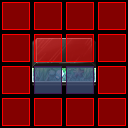

A 2D game scene composited from a Tiled map and its tileset images. What follows is a short description and the map's XML, with each tile layer's data collapsed to a summary:
An orthogonal 4x4 tile map with 32x32 px tiles, 4 tile layers (statics, collision, lights, buffer), 1 hidden layer not drawn, 7 tilesets.

<map version="1.0" orientation="orthogonal" width="4" height="4" tilewidth="32" tileheight="32">
 <tileset firstgid="1" name="furniture-modern" tilewidth="32" tileheight="32">
  <image source="../maps/graphics/tiles/furniture-modern.png" width="512" height="512" />
 </tileset>
 <tileset firstgid="257" name="furniture-placement" tilewidth="32" tileheight="32">
  <image source="../maps/graphics/tiles/furniture-placement.png" width="64" height="64" />
  <tile id="2">
   <properties>
    <property name="constraint" value="ground" />
   </properties>
  </tile>
  <tile id="3">
   <properties>
    <property name="constraint" value="wall" />
   </properties>
  </tile>
 </tileset>
 <tileset firstgid="261" name="collision" tilewidth="32" tileheight="32">
  <image source="../maps/graphics/tiles/collision.png" width="64" height="64" />
  <tile id="0">
   <properties>
    <property name="collision" value="short" />
   </properties>
  </tile>
  <tile id="2">
   <properties>
    <property name="transient" value="" />
   </properties>
  </tile>
 </tileset>
 <tileset firstgid="265" name="modern-activators" tilewidth="32" tileheight="32">
  <image source="../image-atlases/modern-activators.png" width="64" height="64" />
 </tileset>
 <tileset firstgid="269" name="lab-tiles" tilewidth="32" tileheight="32">
  <image source="../image-atlases/lab-tiles.png" width="512" height="512" />
 </tileset>
 <tileset firstgid="525" name="future-obj4" tilewidth="32" tileheight="32">
  <image source="../image-atlases/future-obj4.png" width="512" height="512" />
 </tileset>
 <tileset firstgid="781" name="future-obj1" tilewidth="32" tileheight="32">
  <image source="../image-atlases/future-obj1.png" width="512" height="512" />
 </tileset>
 <layer name="statics" width="4" height="4">
  <data>[16 cells, 4 non-empty, 4 distinct tile ids]</data>
 </layer>
 <layer name="constraints" width="4" height="4" visible="0">
  <data>[16 cells, 2 non-empty, 1 distinct tile ids]</data>
 </layer>
 <layer name="collision" width="4" height="4">
  <data>[16 cells, 2 non-empty, 1 distinct tile ids]</data>
 </layer>
 <layer name="lights" width="4" height="4">
  <properties>
   <property name="b" value="1" />
   <property name="g" value=".2" />
   <property name="r" value=".15" />
  </properties>
  <data>[16 cells, 2 non-empty, 1 distinct tile ids]</data>
 </layer>
 <layer name="buffer" width="4" height="4">
  <data>[16 cells, 14 non-empty, 1 distinct tile ids]</data>
 </layer>
</map>
